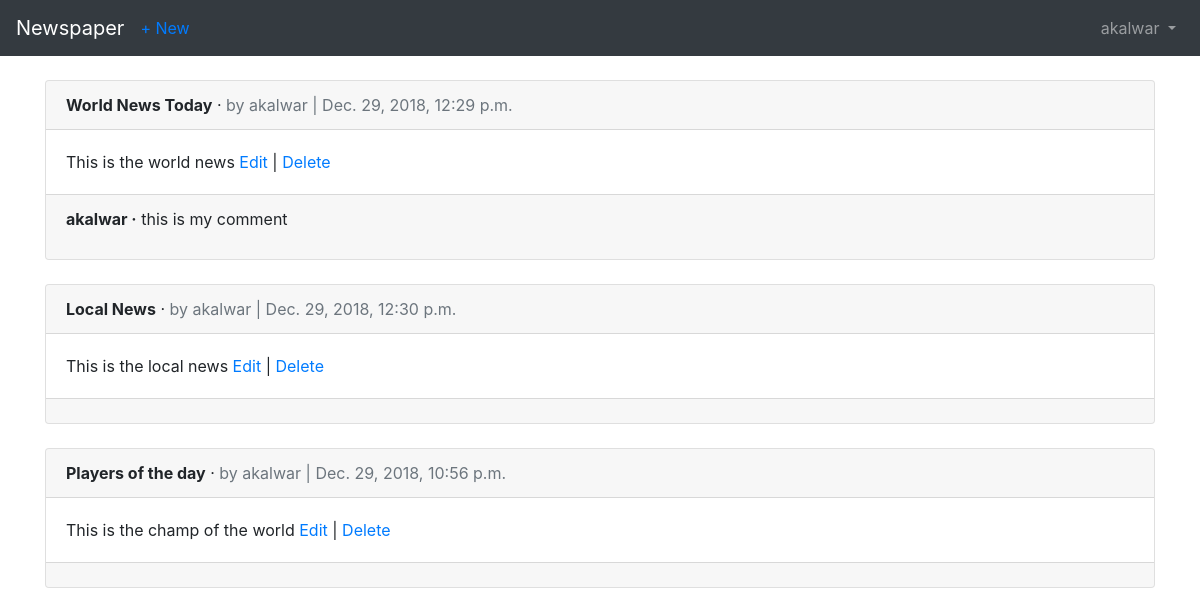
The page /articles/ (signed in) on the database its author committed.
### users/models.py (models this page shows)
class CustomUser(AbstractUser):
    age = models.PositiveIntegerField(default=0)

### articles/models.py (models this page shows, shortened)
class Article(models.Model):
    title = models.CharField(max_length=255)
    body = models.TextField()
    date = models.DateTimeField(auto_now_add=True)
    author = models.ForeignKey(settings.AUTH_USER_MODEL, on_delete=models.CASCADE,)

class Comment(models.Model):
    article = models.ForeignKey(Article, on_delete=models.CASCADE, related_name = 'comments')
    comment = models.CharField(max_length= 140)
    author = models.ForeignKey( settings.AUTH_USER_MODEL, on_delete=models.CASCADE,)
    def __str__(self):
        return self.comment

### articles/views.py (the view)
# urls.py: path('', views.ArticleListView.as_view(), name = 'article_list'),
class ArticleListView(LoginRequiredMixin, ListView):
    model = models.Article
    template_name = 'article_list.html'
    login_url = 'login'

### templates/article_list.html (shortened to what this page needs)
{% extends 'base.html' %}
{% block content %}
{% for article in object_list %}
    <div class="card">
        <div class="card-header">
            <span class="font-weight-bold">{{ article.title }}</span> &middot;
            <span class="text-muted">by {{ article.author }} | {{ article.date }}</span>
        </div>
        <div class="card-body">
            {{ article.body }}
            <a href="{% url 'article_edit' article.pk %}">Edit</a> | <a href="{% url 'article_delete' article.pk %}">Delete</a>
        </div>
        <div class="card-footer">
            {% for comment in article.comments.all %}
                <p>
                    <span class="font-weight-bold">{{ comment.author }} &middot;</span>
                    {{ comment }}
                </p>
            {% endfor %}
        </div>
    </div>
    <br />
{% endfor %}
{% endblock content %}

### templates/base.html (shortened to what this page needs)
<!doctype html>
<html lang="en">
  <head>
    <link rel="stylesheet" href="https://stackpath.bootstrapcdn.com/bootstrap/4.1.3/css/bootstrap.min.css">
  </head>
  <body>
    <nav class="navbar navbar-expand-md navbar-dark bg-dark mb-4">
      <a class="navbar-brand" href="{% url 'home' %}">Newspaper</a>
      {% if user.is_authenticated %}
      <ul class="navbar-nav mr-auto">
        <li class="nav-item"><a href="{% url 'article_new' %}">+ New</a></li>
      </ul>
      {% endif %}
      <div class="collapse navbar-collapse" id="navbarCollapse">
        {% if user.is_authenticated %}
          <ul class="navbar-nav ml-auto">
            <li class="nav-item">
              <a class="nav-link dropdown-toggle" href="#" id="userMenu"\
              data-toggle="dropdown" aria-haspopup="true" aria-expanded\
              ="false">
                {{ user.username }}
              </a>
            </li>
          </ul>
        {% endif %}
      </div>
    </nav>
    <div class="container">
      {% block content %}
      {% endblock content %}
    </div>
  </body>
</html>

### rows shown on the page
CustomUser: username "akalwar"
Article: title "World News Today", author "akalwar", date "Dec. 29, 2018, 12:29 p.m.", body "This is the world news"
Comment: author "akalwar", comment "this is my comment"
Article: title "Local News", author "akalwar", date "Dec. 29, 2018, 12:30 p.m.", body "This is the local news"
Article: title "Players of the day", author "akalwar", date "Dec. 29, 2018, 10:56 p.m.", body "This is the champ of the world"
